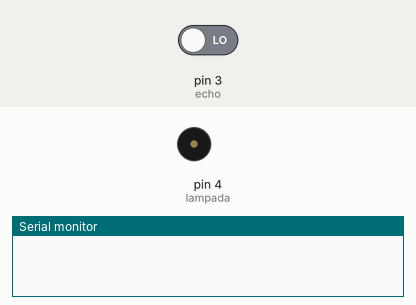
This sketch was run on a simulated Arduino Uno, built with avr-gcc and run on an emulated ATmega328P. Shown: buzzer (waves = sounding), the last lines printed to the serial monitor. Inputs (shaded band) come from the test bench; at power-on: pin 3 (echo) LOW.

Above: at 0.1 s.
At 1.1 s:
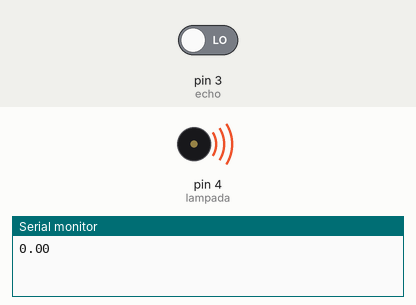
Timing chart, 0 to 2.6 s (numbered marks = the images above):
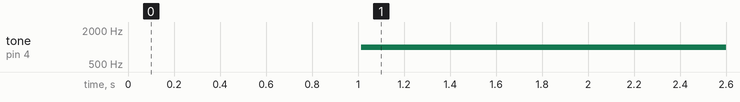

The sketch:

sensor_estacionamento.ino
```cpp
int trig = 2;
int echo = 3;
int lampada = 4;
float distancia;

void setup()
{
  pinMode(trig, OUTPUT);
  pinMode(echo,INPUT);
  pinMode(lampada,OUTPUT);
  Serial.begin (9600);
}

void loop()
{
  digitalWrite(trig, LOW);
  delay(0005);
  digitalWrite(trig, HIGH);
  delay(0010);
  digitalWrite(trig, LOW);

  distancia = pulseIn (echo, HIGH);
  distancia = distancia/58;
  Serial.println (distancia);

  if(distancia <=20 ){
    digitalWrite(4,HIGH);
    tone(lampada, 1000);
    delay(500);
  }
  else{
    noTone(4);
  }
}
```

Measured:
- by itself, tone on pin 4 (lampada): silent → 1000 Hz at 1.0 s
